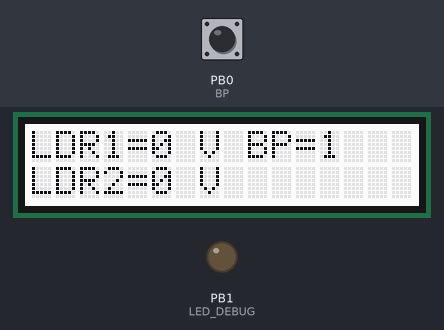
The program below on a simulated ATtiny85, built with avr-gcc and run on an emulated ATtiny85. On the bench: 16×2 character LCD, output pins drawn as LEDs (lit = HIGH). The test bench sets the inputs (shaded band); at power-on: PB0 (BP) HIGH.

Above: at 1.3 s.
1.4 s: PB0 (BP) pulled LOW for 0.15 s
At 1.57 s:
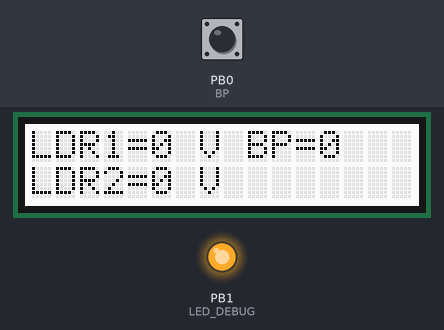
3.1 s: PB0 (BP) pulled LOW for 3.2 s
At 6.45 s:
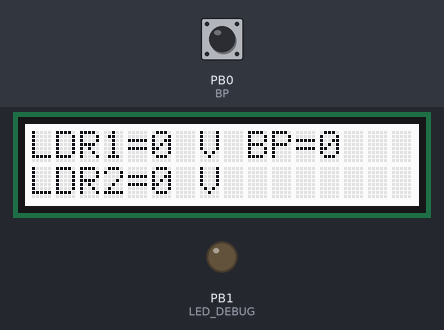
8.0 s: PB0 (BP) pulled LOW for 1 s
At 8.14 s:
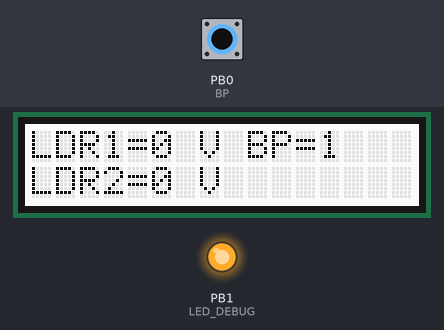
Timing chart, 0 to 11.0 s (numbered marks = the images above; inputs shaded):
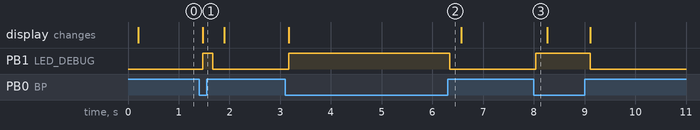

Measured:
- after the input at 1.4 s, PB1 (LED_DEBUG): LOW → HIGH after 0.08 s, → LOW 0.20 s later; the display: changes after 0.08 s (image 1)
- after the input at 3.1 s, PB1 (LED_DEBUG): LOW → HIGH after 0.07 s, → LOW 3.2 s later; the display: changes after 0.07 s (image 2)
- after the input at 8.0 s, PB1 (LED_DEBUG): LOW → HIGH at once, → LOW 1.1 s later

The program:

main.cpp
```cpp
#include <Arduino.h>
#include "SoftwareSerial.h"
#include "rgb_lcd.h"

#ifndef cbi
#define cbi(sfr, bit) (_SFR_BYTE(sfr) &= ~_BV(bit))
#endif
#ifndef sbi
#define sbi(sfr, bit) (_SFR_BYTE(sfr) |= _BV(bit))
#endif
// ATMEL ATTINY84 / ARDUINO
//
//                                 +-\/-+
//                            VCC  1|    |14  GND
// BP                (D  0)  PB0  2|    |13  AREF (D 10)
// LED_DEBUG         (D  1)  PB1  3|    |12  PA1  (D  9) LDR2
//                          PB3  4|    |11  PA2  (D  8) CMD_LED
//  PWM_MOT1        (D  2)  PB2  5|    |10  PA3  (D  7) LDR1
//  PWM_MOT2        (D  3)  PA7  6|    |9   PA4  (D  6) SCL
//  SDA             (D  4)  PA6  7|    |8   PA5  (D  5) MISO
//                               +----+

const int BP = 0;
const int LED_DEBUG = 1;
const int PWM_MOT1 = 2;
const int PWM_MOT2 = 3;
const int LDR1 = 7;
const int CMD_LED = 8;
const int LDR2 = 9;

int valeur_LDR1, valeur_LDR2;

//

rgb_lcd lcd;

void setup()
{
  // put your setup code here, to run once:
  pinMode(LED_DEBUG, OUTPUT);
  pinMode(CMD_LED, OUTPUT);
  pinMode(BP, INPUT_PULLUP);
  lcd.begin(16, 2);
  lcd.clear();
  // Print a message to the LCD.
  lcd.print("hello, world!");
  delay(100);
}

void loop()
{
  valeur_LDR1 = analogRead(LDR1) * 5.0 / 1024;
  int bp=digitalRead(BP);
  valeur_LDR2 = analogRead(LDR1) * 5.0 / 1024;
  ;
  lcd.clear();
  lcd.blinkLED();
  lcd.print("LDR1=");
  lcd.print(valeur_LDR1);
  lcd.print(" V");
  lcd.print(" BP=");
  lcd.print(bp);
  lcd.setCursor(0, 1);
  lcd.print("LDR2=");
  lcd.print(valeur_LDR2);
  lcd.print(" V");
  digitalWrite(LED_DEBUG, !digitalRead(BP));
  delay(200);
  digitalWrite(LED_DEBUG, !digitalRead(BP));
  delay(200);
}
```
